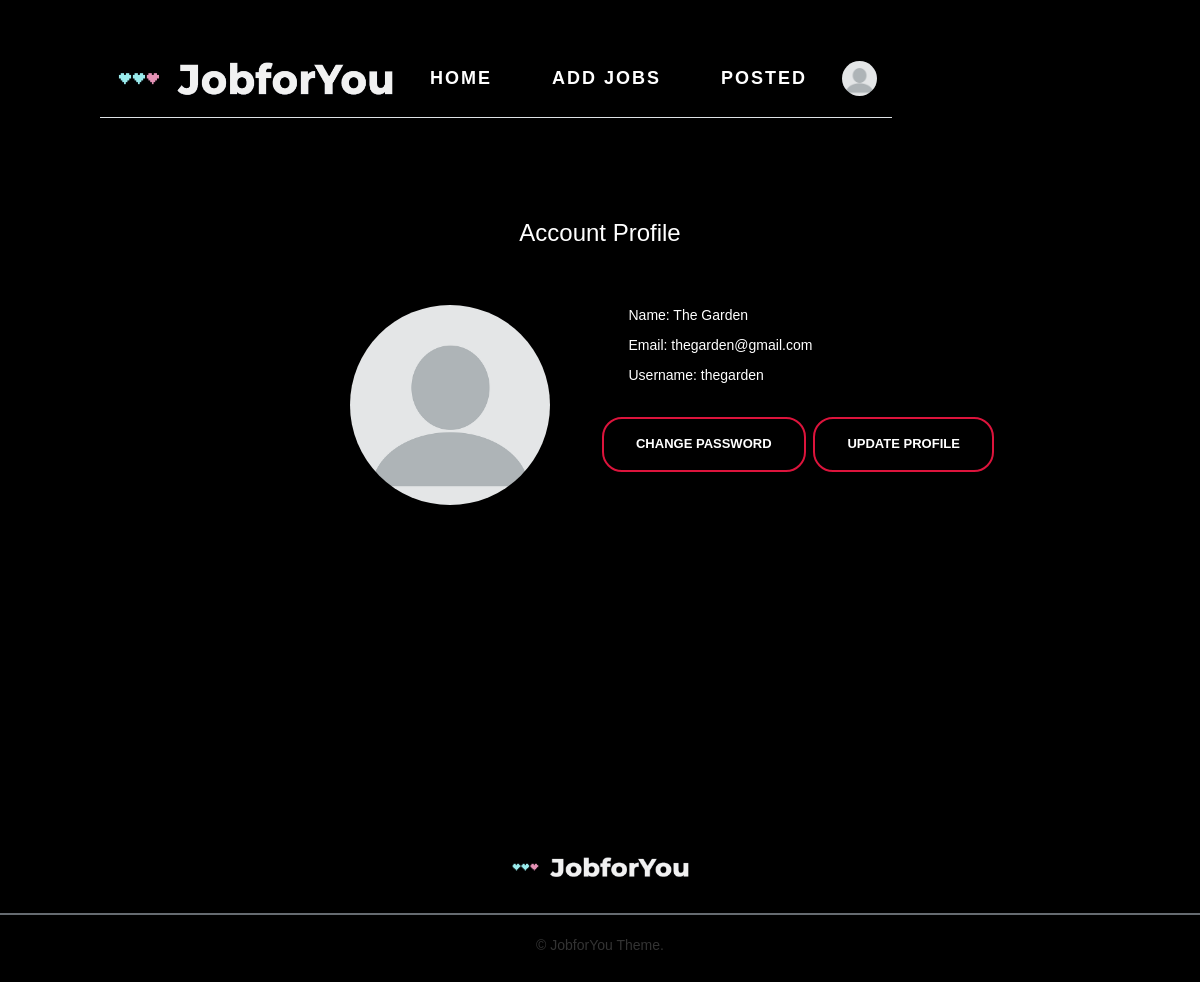
Page /account_profile/ (signed in) on the earlier database version.
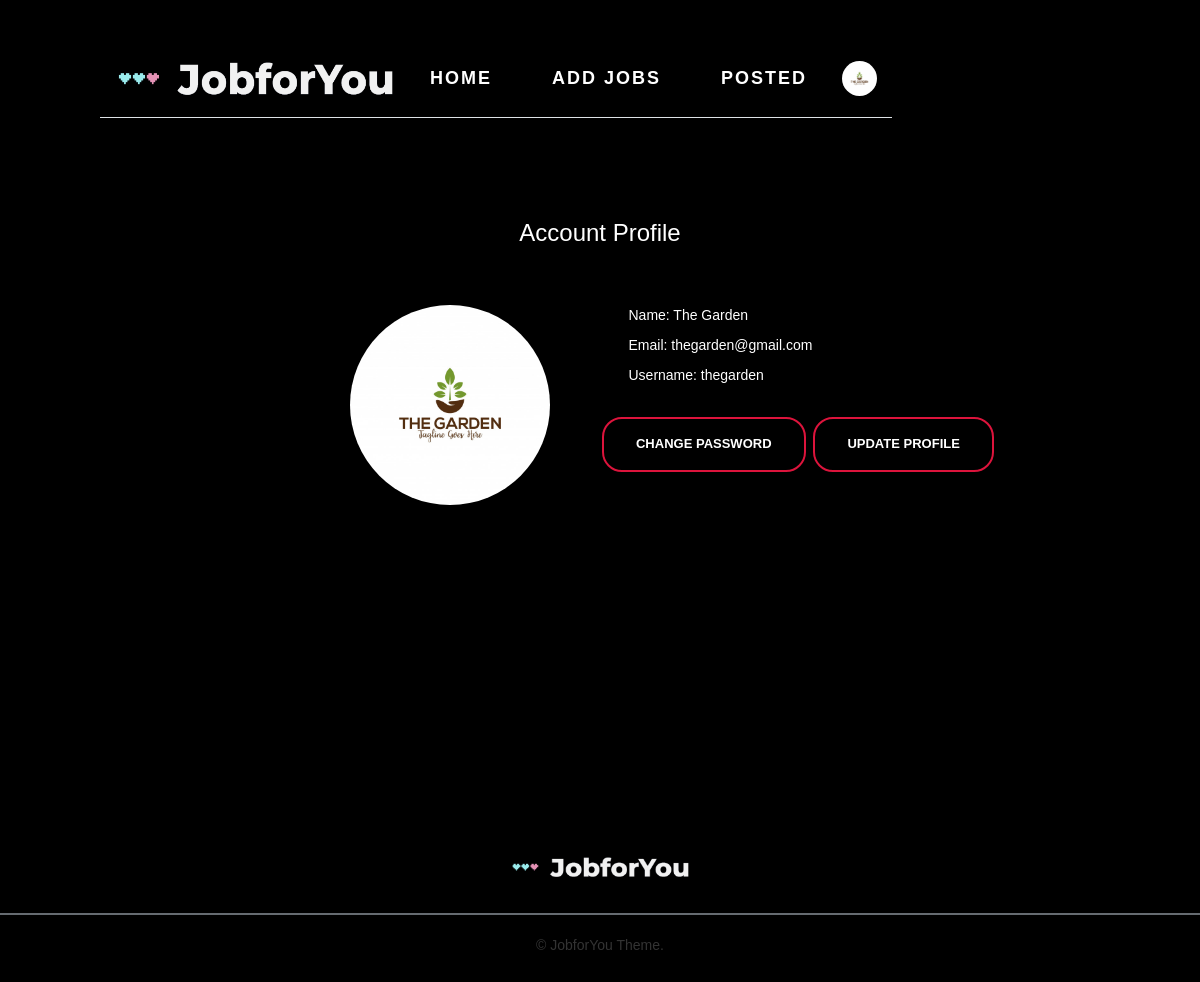
Same page on the later database version.
### account/models.py (models this page shows, shortened)
class CustomUser(AbstractUser):
    is_company = models.BooleanField(default=False)
    is_applicant = models.BooleanField(default=False)
    name = models.CharField(max_length=30, blank=True, null=True)
    email = models.EmailField(
        verbose_name="email",
        max_length=60,
        unique=True,
    )
    def get_name(self):
        return self.name
    def get_username(self):
        return self.username
    def get_email(self):
        return self.email
    def get_applicant(self):
        return self.is_applicant

class Company(models.Model):
    company = models.OneToOneField(CustomUser, on_delete=models.CASCADE, primary_key=True)
    profile_pic = models.ImageField(default="profile_pic.png", null=True, blank=True)
    objects = models.Manager()
    def get_profile_pic(self):
        return self.profile_pic

### account/views.py (the view)
# urls.py: path('account_profile/', account_profile, name='account_profile'),
def account_profile(request):
    return render(request, 'account/account_profile.html', {})

### account/templates/account/account_profile.html (shortened to what this page needs)
{% extends "base.html" %}
{% load static %}
{% block content %}
<br>
{% if request.user.get_applicant == True %}
	<h3 style="text-align: center" class="desc">Account Profile</h3>
	<div class="offset-md-3">
		<div class="col-md-4">
			<div class="card card-body">
				<img class="profile-pic" src="{{request.user.applicant.get_profile_pic.url}}" >
			</div>
		</div>
		<div class="col-md-6">
			<div class="card card-body">
				<p class="desc">Name: {{ request.user.get_name }}</p>
				<p class="desc">Email: {{ request.user.get_email }}</p>
				<p class="desc">Username: {{ request.user.get_username }}</p>
                <p class="desc">Age: {{ request.user.applicant.get_age }}</p>
                <p class="desc">Gender: {{ request.user.applicant.get_gender }}</p>
                <p class="desc">Mobile phone: {{ request.user.applicant.get_mobile_phone }}</p>
                <p class="desc">City: {{ request.user.applicant.get_city }}</p>
                <p class="desc">Relocate: {{ request.user.applicant.get_will_relocate }}</p>
			</div>
		</div>
		<a class="button button1 mt-3" href="{% url 'reset_password' %}" role="button">Change password</a>
		<a class="button button1 mt-3" href="{% url 'applicant_update' %}" role="button">Update profile</a>
	{% else %}
		<h3 style="text-align: center" class="desc">Account Profile</h3>
		<div class="offset-md-3">
			<div class="col-md-4">
				<div class="card card-body">
					<img class="profile-pic" src="{{request.user.company.get_profile_pic.url}}" >
				</div>
			</div>
			<div class="col-md-6">
				<div class="card card-body">
					<p class="desc">Name: {{ request.user.get_name }}</p>
					<p class="desc">Email: {{ request.user.get_email }}</p>
					<p class="desc">Username: {{ request.user.get_username }}</p>
				</div>
			</div>
			<a class="button button1" href="{% url 'reset_password' %}" role="button">Change password</a>
			<a class="button button1" href="{% url 'company_update' %}" role="button">Update profile</a>
		</div>
	</div>
{% endif %}
{% endblock %}

### templates/base.html (shortened to what this page needs)
{% load static %}
<!DOCTYPE html>
<html>
<head>
    <link rel="stylesheet" href="{% static 'bootstrap/css/bootstrap.min.css' %}">
    <link rel="stylesheet" href="https://cdnjs.cloudflare.com/ajax/libs/font-awesome/4.7.0/css/font-awesome.min.css">
    <link rel="stylesheet" href="https://maxcdn.bootstrapcdn.com/bootstrap/3.4.0/css/bootstrap.min.css">
</head>
<body>
{% include "snippets/header.html" %}
<div class="main">
    {% block content %}
    {% endblock content %}
{% include "snippets/footer.html" %}
</body>
</html>

### templates/snippets/header.html (shortened to what this page needs)
{% load static %}
<header>
    <div class="d-flex p-3 px-md-4 border-bottom mb-3 shadow-sm">
        {% if request.user.is_authenticated %}
            {% if request.user.get_applicant == True %}
            <div class="d-none d-md-flex flex-row my-auto flex-grow-1 align-items-center">
                <img class="mx-auto mt-1" src="{% static 'images/logo.png' %}" alt="JobforYoulogo" width="280" height="50">
                <div class="p-2 text-white">
                    <div class="d-flex flex-row">
                        <nav>
                            <ul>
                                <li><a class="mt-3 mx-5 text-white" href="{% url 'home' %}">HOME</a></li>
                                <li><a class="mt-3 mx-5 text-white" href="{% url 'jobs_view' %}">JOBS</a></li>
                                <li><a class="mt-3 mx-5 text-white" href="{% url 'status' %}">STATUS</a></li>
                            </ul>
                        </nav>
                    </div>
                </div>
                <div class="d-flex flex-row-reverse flex-grow-1">
                    <nav>
                        <div class="dropdown dropleft">
                            <div class="d-flex flex-row">
                                <div class="btn-group dropleft">
                                    <img class="account-image rounded-circle m-auto d-block dropdown-toggle" id="id_profile_links" data-toggle="dropdown" aria-haspopup="true" aria-expanded="false" src="{{request.user.applicant.get_profile_pic.url}}" alt="default account logo" width="35" height="35">
                                    <div class="dropdown-menu" aria-labelledby="id_profile_links">
                                        <a class="dropdown-item" href="{% url 'account_profile' %}">Account</a>
                                        <a class="dropdown-item" href="{% url 'logout' %}">Logout</a>
                                    </div>
                                </div>
                            </div>
                        </div>
                    </nav>
                </div>
            </div>
        </div>
            <div class="d-flex d-md-none flex-column my-auto flex-grow-1 align-items-center">
                <img class="mx-auto mt-1" src="{% static 'images/logo.png' %}" alt="JobforYoulogo" width="280" height="50">
                <div class="p-2 text-white">
                    <div class="d-flex flex-row">
                        <nav>
                            <ul>
                            <li><a class="mt-3 mx-5 text-white" href="{% url 'home' %}">HOME</a></li>
                            <li><a class="mt-3 mx-5 text-white" href="{% url 'jobs_view' %}">JOBS</a></li>
                            <li><a class="mt-3 mx-5 text-white" href="{% url 'status' %}">STATUS</a></li>
                        </ul>
                    </nav>
                </div>
            </div>
            <div class="d-flex flex-row-reverse flex-grow-1">
                <nav class="">
                    <div class="dropdown dropleft show">
                        <div class="d-flex flex-row">
                            <div class="btn-group dropleft">
                                <img class="p-2 account-image rounded-circle m-auto d-block dropdown-toggle" id="id_profile_links" data-toggle="dropdown" aria-haspopup="true" aria-expanded="false" src="{{request.user.applicant.get_profile_pic.url}}" alt="default account logo" width="45" height="45">
                                <div class="dropdown-menu" aria-labelledby="id_profile_links">
                                    <a class="dropdown-item" href="{% url 'account_profile' %}">Account</a>
                                    <a class="dropdown-item" href="{% url 'logout' %}">Logout</a>
                                </div>
                            </div>
                        </div>
                    </div>
                </nav>
            </div>
        </div>
    </div>
    {% else %}
        <div class="d-none d-md-flex flex-row my-auto flex-grow-1 align-items-center">
            <img class="mx-auto mt-1" src="{% static 'images/logo.png' %}" alt="JobforYoulogo" width="280" height="50">
            <div class="p-2 text-white">
                <div class="d-flex flex-row">
                    <nav>
                        <ul>
                            <li><a class="mt-3 mx-5 text-white" href="{% url 'home' %}">HOME</a></li>
                            <li><a class="mt-3 mx-5 text-white" href="{% url 'add_jobs' %}">ADD JOBS</a></li>
                            <li><a class="mt-3 mx-5 text-white" href="{% url 'posted_job' %}">POSTED</a></li>
                        </ul>
                    </nav>
                </div>
            </div>
            <div class="d-flex flex-row-reverse flex-grow-1">
                <nav>
                    <div class="dropdown dropleft">
                        <div class="d-flex flex-row">
                            <div class="btn-group dropleft">
                                <img class="account-image rounded-circle m-auto d-block dropdown-toggle" id="id_profile_links" data-toggle="dropdown" aria-haspopup="true" aria-expanded="false" src="{{request.user.company.get_profile_pic.url}}" alt="default account logo" width="35" height="35">
                            </div>
                        </div>
                    </div>
                </nav>
            </div>
        </div>
    </div>
        {% endif %}
{% endif %}
</header>

### templates/snippets/footer.html
{% load static %}
<footer>
    <div class="row justify-content-center">
        <div class="col-md-5 text-center">
            <img class="mx-auto mt-1" src="{% static 'images/logo.png' %}" alt="JobforYoulogo" width="180" height="30">
        </div>
        <hr class="socket">
        &copy; JobforYou Theme.
    </div>
</footer>

### templates/snippets/body_css.html (style rules this page uses)
* { margin: 0; padding: 0; box-sizing: border-box; font-family: "Trebuchet MS", Helvetica, sans-serif; }
body { background: #000; min-height: 200vh; }
:root { --main-background-color: #1a1c1c; }
body { min-height: 150vh; }
header { position: fixed; top: 0; left: 0; width: 100%; display: flex; justify-content: space-between; align-items: center; transition: 0.6s; padding: 40px 100px; z-index: 100000; }
header ul { position: relative; display: flex; justify-content: center; align-items: center; margin-top: 11px; }
header ul li { position: relative; list-style: none; }
header ul li a { position: relative; margin: 0 15px; text-decoration: none; color: #fff; letter-spacing: 2px; font-weight: bold; transition: 0.6s; font-size: 18px; }
.button1 { background-color: dark; color: white; border: 2px solid dark; }
hr.socket { width: 100%; border-top: .2rem solid #666b71; margin-top: 3rem; }
.button { border-radius: 20px; color: white; padding: 16px 32px; text-align: center; text-decoration: none; display: inline-block; font-size: 16px; font-weight: bold; margin: 4px 2px; transition-duration: 0.4s; cursor: pointer; text-transform: uppercase; margin-top: 10px; }
.button1 { background-color: #222; color: white; border: 2px solid #222; }
footer { position:relative; margin-top:50px; clear:both; }

### templates/base.html (style rules this page uses)
.main { min-height: 100vh; height: 100%; }

### account/templates/account/account_profile.html (style rules this page uses)
.card { background-color: black; width: 100%; }
.desc { color: white; }
.button { background-color: #4CAF50; border: none; color: white; padding: 16px 32px; text-align: center; text-decoration: none; display: inline-block; font-size: 13px; margin: 9px 2px; transition-duration: 0.4s; cursor: pointer; }
.button1 { background-color: transparent; color: white; border: 2px solid crimson; }
.profile-pic { max-width: 200px; max-height: 200px; margin: 0 auto; border-radius: 50%; }
h3 { margin-top: 200px; margin-bottom: 45px; }

Differences in the rows shown:
changed CustomUser "The Garden": user.company.get_profile_pic: a different picture
